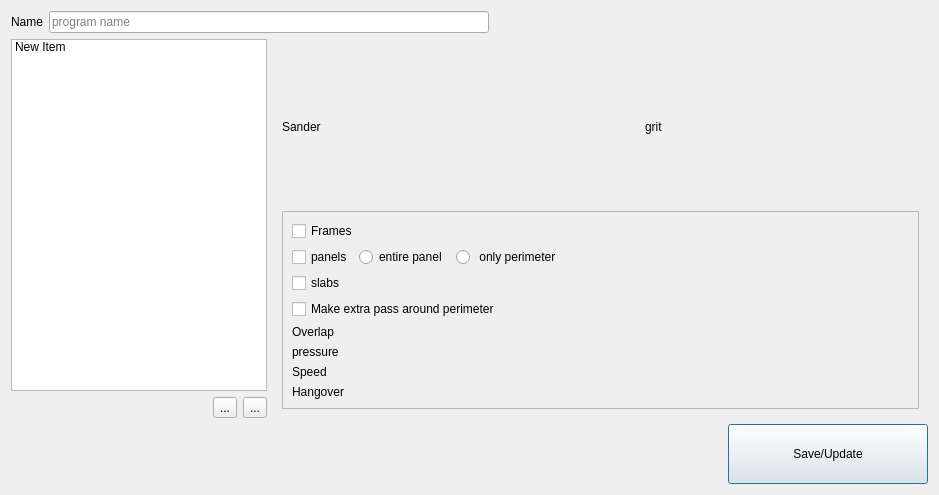
<?xml version="1.0" encoding="UTF-8"?>
<ui version="4.0">
 <class>SandingProgramCreationDialog</class>
 <widget class="QDialog" name="SandingProgramCreationDialog">
  <property name="geometry">
   <rect>
    <x>0</x>
    <y>0</y>
    <width>939</width>
    <height>495</height>
   </rect>
  </property>
  <property name="windowTitle">
   <string>Create/Edit Sanding program</string>
  </property>
  <property name="styleSheet">
   <string notr="true"/>
  </property>
  <layout class="QGridLayout" name="gridLayout" columnstretch="0,1">
   <item row="3" column="1">
    <layout class="QHBoxLayout" name="horizontalLayout_3">
     <property name="topMargin">
      <number>0</number>
     </property>
     <item>
      <spacer name="horizontalSpacer_3">
       <property name="orientation">
        <enum>Qt::Horizontal</enum>
       </property>
       <property name="sizeHint" stdset="0">
        <size>
         <width>40</width>
         <height>20</height>
        </size>
       </property>
      </spacer>
     </item>
     <item>
      <widget class="QPushButton" name="save_update_btn">
       <property name="minimumSize">
        <size>
         <width>200</width>
         <height>60</height>
        </size>
       </property>
       <property name="text">
        <string>Save/Update</string>
       </property>
      </widget>
     </item>
    </layout>
   </item>
   <item row="1" column="0">
    <layout class="QVBoxLayout" name="verticalLayout">
     <item>
      <widget class="QListWidget" name="passes_list">
       <item>
        <property name="text">
         <string>New Item</string>
        </property>
        <property name="flags">
         <set>ItemIsSelectable|ItemIsEditable|ItemIsDragEnabled|ItemIsUserCheckable|ItemIsEnabled</set>
        </property>
       </item>
      </widget>
     </item>
     <item>
      <layout class="QHBoxLayout" name="horizontalLayout">
       <item>
        <spacer name="horizontalSpacer">
         <property name="orientation">
          <enum>Qt::Horizontal</enum>
         </property>
         <property name="sizeHint" stdset="0">
          <size>
           <width>40</width>
           <height>20</height>
          </size>
         </property>
        </spacer>
       </item>
       <item>
        <widget class="QToolButton" name="del_pass_btn">
         <property name="text">
          <string>...</string>
         </property>
         <property name="icon">
          <iconset resource="../assets/app_resources.qrc">
           <normaloff>:/icons/icons/icons8-delete-bin-96.png</normaloff>:/icons/icons/icons8-delete-bin-96.png</iconset>
         </property>
         <property name="iconSize">
          <size>
           <width>20</width>
           <height>20</height>
          </size>
         </property>
        </widget>
       </item>
       <item>
        <widget class="QToolButton" name="add_pass_btn">
         <property name="text">
          <string>...</string>
         </property>
         <property name="icon">
          <iconset resource="../assets/app_resources.qrc">
           <normaloff>:/icons/icons/icons8-plus-144.png</normaloff>:/icons/icons/icons8-plus-144.png</iconset>
         </property>
         <property name="iconSize">
          <size>
           <width>20</width>
           <height>20</height>
          </size>
         </property>
        </widget>
       </item>
      </layout>
     </item>
    </layout>
   </item>
   <item row="0" column="0" colspan="2">
    <layout class="QHBoxLayout" name="horizontalLayout_2">
     <item>
      <widget class="QLabel" name="label">
       <property name="text">
        <string>Name</string>
       </property>
      </widget>
     </item>
     <item>
      <widget class="QLineEdit" name="program_name_lin">
       <property name="placeholderText">
        <string>program name </string>
       </property>
      </widget>
     </item>
     <item>
      <spacer name="horizontalSpacer_2">
       <property name="orientation">
        <enum>Qt::Horizontal</enum>
       </property>
       <property name="sizeHint" stdset="0">
        <size>
         <width>40</width>
         <height>20</height>
        </size>
       </property>
      </spacer>
     </item>
    </layout>
   </item>
   <item row="1" column="1">
    <widget class="QStackedWidget" name="stackedWidget">
     <property name="currentIndex">
      <number>1</number>
     </property>
     <widget class="QWidget" name="page"/>
     <widget class="QWidget" name="page_2">
      <layout class="QVBoxLayout" name="verticalLayout_3">
       <item>
        <layout class="QHBoxLayout" name="horizontalLayout_4">
         <item>
          <widget class="QLabel" name="label_2">
           <property name="text">
            <string>Sander</string>
           </property>
          </widget>
         </item>
         <item>
          <widget class="ProfileComboBox" name="sanders_combo_box" native="true">
           <property name="minimumSize">
            <size>
             <width>250</width>
             <height>60</height>
            </size>
           </property>
           <property name="maximumSize">
            <size>
             <width>250</width>
             <height>16777215</height>
            </size>
           </property>
          </widget>
         </item>
         <item>
          <spacer name="horizontalSpacer_4">
           <property name="orientation">
            <enum>Qt::Horizontal</enum>
           </property>
           <property name="sizeHint" stdset="0">
            <size>
             <width>40</width>
             <height>20</height>
            </size>
           </property>
          </spacer>
         </item>
         <item>
          <widget class="QLabel" name="label_3">
           <property name="text">
            <string>grit</string>
           </property>
          </widget>
         </item>
         <item>
          <widget class="ProfileComboBox" name="grit_combobox" native="true">
           <property name="minimumSize">
            <size>
             <width>250</width>
             <height>60</height>
            </size>
           </property>
           <property name="maximumSize">
            <size>
             <width>250</width>
             <height>16777215</height>
            </size>
           </property>
          </widget>
         </item>
        </layout>
       </item>
       <item>
        <widget class="QFrame" name="frame">
         <property name="frameShape">
          <enum>QFrame::StyledPanel</enum>
         </property>
         <property name="frameShadow">
          <enum>QFrame::Raised</enum>
         </property>
         <layout class="QVBoxLayout" name="verticalLayout_2">
          <item>
           <widget class="QCheckBox" name="checkBox">
            <property name="text">
             <string>Frames</string>
            </property>
           </widget>
          </item>
          <item>
           <layout class="QHBoxLayout" name="horizontalLayout_5">
            <item>
             <widget class="QCheckBox" name="panels_checkbox">
              <property name="text">
               <string>panels</string>
              </property>
             </widget>
            </item>
            <item>
             <widget class="QFrame" name="panel_option_frame">
              <property name="frameShape">
               <enum>QFrame::NoFrame</enum>
              </property>
              <property name="frameShadow">
               <enum>QFrame::Raised</enum>
              </property>
              <layout class="QGridLayout" name="gridLayout_2">
               <property name="leftMargin">
                <number>0</number>
               </property>
               <property name="topMargin">
                <number>0</number>
               </property>
               <property name="rightMargin">
                <number>0</number>
               </property>
               <property name="bottomMargin">
                <number>0</number>
               </property>
               <item row="0" column="1">
                <widget class="QRadioButton" name="radioButton_2">
                 <property name="text">
                  <string> only perimeter</string>
                 </property>
                </widget>
               </item>
               <item row="0" column="0">
                <widget class="QRadioButton" name="radioButton">
                 <property name="text">
                  <string>entire panel </string>
                 </property>
                </widget>
               </item>
               <item row="0" column="2">
                <spacer name="horizontalSpacer_5">
                 <property name="orientation">
                  <enum>Qt::Horizontal</enum>
                 </property>
                 <property name="sizeHint" stdset="0">
                  <size>
                   <width>40</width>
                   <height>20</height>
                  </size>
                 </property>
                </spacer>
               </item>
              </layout>
             </widget>
            </item>
           </layout>
          </item>
          <item>
           <widget class="QCheckBox" name="slabs_checkbox">
            <property name="text">
             <string>slabs</string>
            </property>
           </widget>
          </item>
          <item>
           <widget class="QCheckBox" name="extra_pass_around_perimeter_checkbox">
            <property name="text">
             <string>Make extra pass around perimeter</string>
            </property>
           </widget>
          </item>
          <item>
           <layout class="QHBoxLayout" name="horizontalLayout_6">
            <item>
             <layout class="QGridLayout" name="custom_prams_grid" columnstretch="0">
              <item row="1" column="0">
               <widget class="QLabel" name="label_4">
                <property name="text">
                 <string>pressure</string>
                </property>
               </widget>
              </item>
              <item row="2" column="0">
               <widget class="QLabel" name="label_6">
                <property name="text">
                 <string>Speed</string>
                </property>
               </widget>
              </item>
              <item row="3" column="0">
               <widget class="QLabel" name="label_7">
                <property name="text">
                 <string>Hangover</string>
                </property>
               </widget>
              </item>
              <item row="0" column="0">
               <widget class="QLabel" name="label_5">
                <property name="text">
                 <string>Overlap</string>
                </property>
               </widget>
              </item>
             </layout>
            </item>
            <item>
             <spacer name="horizontalSpacer_6">
              <property name="orientation">
               <enum>Qt::Horizontal</enum>
              </property>
              <property name="sizeHint" stdset="0">
               <size>
                <width>40</width>
                <height>20</height>
               </size>
              </property>
             </spacer>
            </item>
           </layout>
          </item>
         </layout>
        </widget>
       </item>
      </layout>
     </widget>
    </widget>
   </item>
  </layout>
 </widget>
 <customwidgets>
  <customwidget>
   <class>ProfileComboBox</class>
   <extends>QWidget</extends>
   <header location="global">views.custom_app_widgets.h</header>
   <container>1</container>
  </customwidget>
 </customwidgets>
 <resources>
  <include location="../assets/app_resources.qrc"/>
 </resources>
 <connections/>
</ui>
